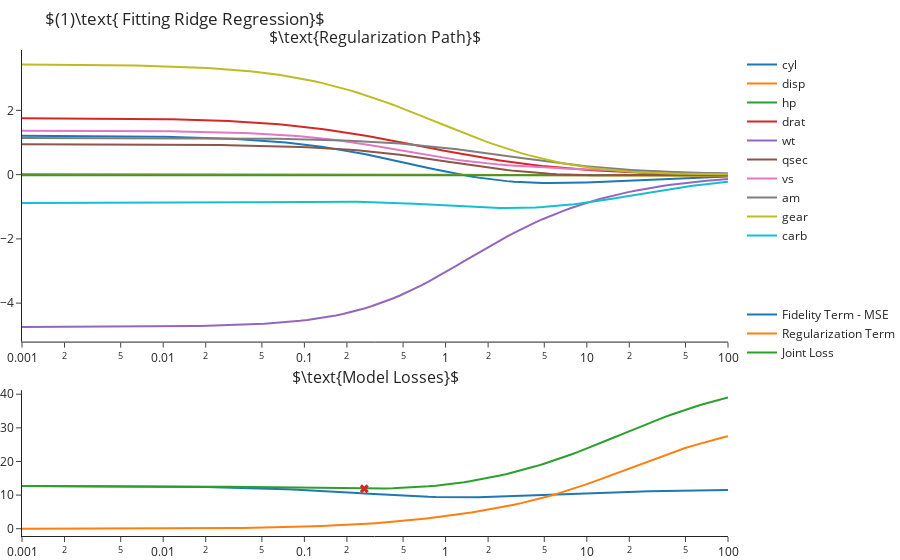

Notebook source saved alongside this figure:
### Markdown cell above
## Evaluating Results

Beginning with the Ridge regression, let us look at the losses and regularization path for each value of $\lambda$. For each such value of $\lambda$ we got a different model that minimized the joint loss function. We can see that as we increase $\lambda$ all coefficients go towards $0$. This is known as shrinkage of the coefficients. 

For $\lambda=100$, the penalty induced by the regularization term is so large that all coefficients are very close to zero, though for this dataset non is actually getting zero. Looking at the losses graph we see that the $\lambda$ achieving lowest joint loss (MSE and regularization together) over the test set is $\lambda\approx0.1047$.

### Code cell
coefs, losses = regressors["Ridge"].values()


fig = make_subplots(rows=2, cols=1, subplot_titles=[r'$\text{Regularization Path}$', r'$\text{Model Losses}$'], 
                    row_heights=[400,200], vertical_spacing=.1)

# Plot the regularization path for each feature
for i, col in enumerate(X_train.columns):
    fig.add_trace(go.Scatter(x=lambdas, y=coefs.loc[:, col], mode='lines', name=col, legendgroup="1"))


# Plot the losses graph and mark lambda with lowest loss
lam = np.argmin(losses.loc[:, 'loss'])
fig.add_traces([go.Scatter(x=lambdas, y=losses.loc[:, 'mse'], mode='lines', name="Fidelity Term - MSE", legendgroup="2"),
                go.Scatter(x=lambdas, y=losses.loc[:, 'reg'], mode='lines', name="Regularization Term", legendgroup="2"),
                go.Scatter(x=lambdas, y=losses.loc[:, 'loss'], mode='lines', name="Joint Loss", legendgroup="2"),
                go.Scatter(x=[lambdas[lam]], y=[losses.loc[:, 'loss'].values[lam]], mode='markers', showlegend=False,
                           marker=dict(size=8, symbol="x"), hovertemplate="Lambda: %{x}<extra></extra>")], 2, 1)

fig.update_layout(hovermode='x unified', margin=dict(t=50), 
                  legend=dict(tracegroupgap = 60),
                  title=r"$(1)\text{ Fitting Ridge Regression}$")\
   .update_xaxes(type="log")
